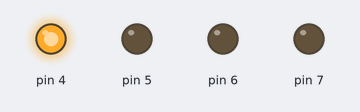
Simulated run of this sketch. Board: Arduino Uno, built with avr-gcc and run on an emulated ATmega328P. Shown: output pins drawn as LEDs (lit = HIGH).

Above: at 0.2 s.
At 1.2 s:
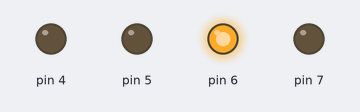
At 2.2 s:
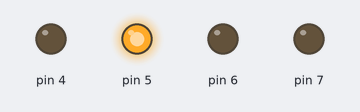
At 3.2 s:
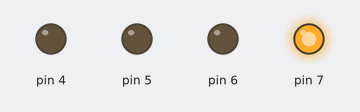
At 4.7 s:
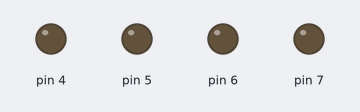
Timing chart, 0 to 5.2 s (numbered marks = the images above):
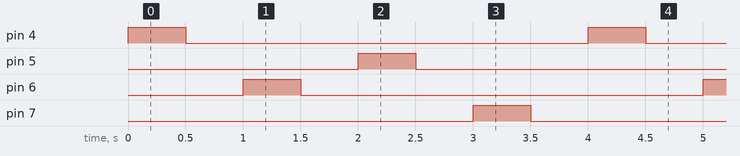

The sketch:

Parpadeo4Leds.ino
```cpp
// Primer programa del Dani
// Led Parpadeante

#define temps 500


void setup() {
  //Definim la sortida del 4t pin GROC
  pinMode(4,OUTPUT);

  //Definim la sortida del 5e pin VERD
  pinMode(5,OUTPUT);

  //Definim la sortida del 6e pin ORANGE
  pinMode(6,OUTPUT);

  //Definim la sortida del 7e pin BLAU
  pinMode(7,OUTPUT);
}

void loop() {
  //Alimentem led num1
  digitalWrite(4,HIGH);
  delay(temps);
  digitalWrite(4,LOW);
  delay(temps);

  //Alimentem led num2
  digitalWrite(6,HIGH);
  delay(temps);
  digitalWrite(6,LOW);
  delay(temps);


  //Alimentem led num 3
  digitalWrite(5,HIGH);
  delay(temps);
  digitalWrite(5,LOW);
  delay(temps);


  //Alimentem led  num 4
  digitalWrite(7,HIGH);
  delay(temps);
  digitalWrite(7,LOW);
  delay(temps);


}
```

Measured:
- by itself, pin 4–7: alternates HIGH for 0.50 s and LOW for 3.5 s
- by itself, everything shown: repeats every 4.0 s, in 8 steps
